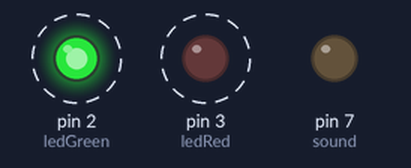
A sketch run on a simulated Arduino Uno, built with avr-gcc and run on an emulated ATmega328P. Parts: output pins drawn as LEDs (lit = HIGH). Dashed ring = blinking.

Above: at 0.5 s.
Timing chart, 0 to 4.6 s (numbered marks = the images above):
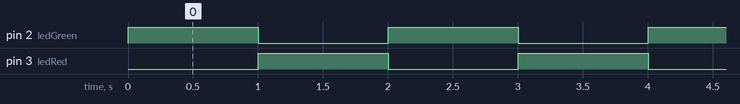

The sketch:

20190425_led.ino
```cpp
int ledGreen = 2;
int ledRed = 3;
int sound = 7;

void setup() {
  // put your setup code here, to run once:
  pinMode(ledGreen, OUTPUT);
  pinMode(ledRed, OUTPUT);
  pinMode(sound, OUTPUT);
}

void loop() {
  // put your main code here, to run repeatedly:
  digitalWrite(ledGreen, HIGH);
  digitalWrite(ledRed, LOW);
  delay(1000);
  digitalWrite(ledGreen, LOW);
  digitalWrite(ledRed, HIGH);
  delay(1000);

}
```

Measured:
- by itself, pin 2 (ledGreen), pin 3 (ledRed): alternates HIGH for 1.0 s and LOW for 1.0 s
